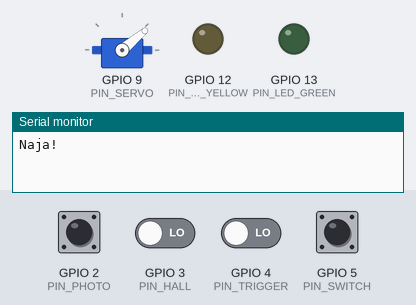
Simulated run of this sketch. Board: ESP32. Parts: servo, output pins drawn as LEDs (lit = HIGH), the last lines printed to the serial monitor. Inputs (shaded band) come from the test bench; at power-on: GPIO 2 (PIN_PHOTO), GPIO 3 (PIN_HALL), GPIO 4 (PIN_TRIGGER), GPIO 5 (PIN_SWITCH) LOW.

Above: at 1.2 s.
1.3 s: GPIO 2 (PIN_PHOTO) driven HIGH
2.8 s: GPIO 2 (PIN_PHOTO) pulsed LOW 5 times (0.12 s each, 0.3 s apart)
At 4.55 s:
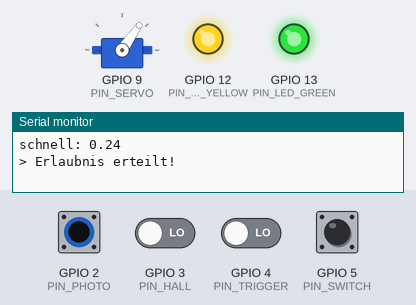
At 6.0 s:
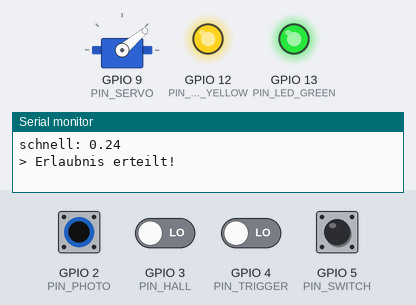
Timing chart, 0 to 7.5 s (numbered marks = the images above; inputs shaded):
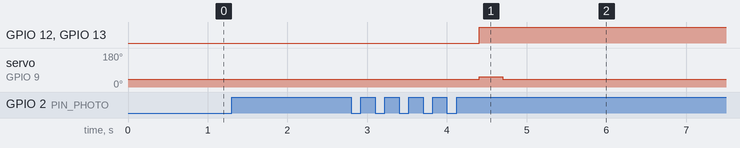

The sketch:

main.ino
```cpp
#include "servocontroller.h"
#include "pindef.h"
#include "discmonitor.h"
#include "routine.h"

DiscMonitor discmonitor;
ServoController servocontroller;
Routine routine;

void interruptPhoto()
{
  discmonitor.registerPhotoTransition(digitalRead(PIN_HALL) == 0);
}


void setup() {
  // Initialisiere das Raumschiff
  Serial.begin(2000000);
  servocontroller.init();
  routine.init();
  Serial.println("Naja!");

  attachInterrupt(digitalPinToInterrupt(PIN_PHOTO), interruptPhoto, CHANGE);
  pinMode(PIN_SWITCH, INPUT);
  pinMode(PIN_HALL, INPUT);
}

int triggerPosition;
unsigned long triggerDelay;
int triggerValid; //Bestimmt, ob triggerPosition und triggerDelay gültig sind
int lastCheckPosition; //Wird verwendet, damit die Berechnung nur einmal pro Segment ausgeführt wird

void loop() {
  routine.tick();

  // Haben Sie eine gültige Hyperraumgenehmigung?
  if (digitalRead(PIN_SWITCH) != 0) {
    return;
  }
  if (digitalRead(PIN_TRIGGER) != 0) {
    routine.modus = 0;
    routine.cnt = 0;
  }
  if (triggerValid) {
    //Serial.println("> Ausloesen?");
    while(discmonitor.currentPosition != triggerPosition) {}; //Warte auf richtiges Segment
    unsigned long triggerTime = discmonitor.lastImpulseMicros + triggerDelay; //Summe Startzeit des richtigen Segmentes + empfolene Verzögerung = endgültige Auslösezeit
    while(micros() < triggerTime) {}; //Warte auf richtige Zeit

	// Bittet das Mutterschiff um Erlaubnis die Expedition zu starten
	//Serial.print("Geschwindigkeit:  ");
	//Serial.println(discmonitor.getSpeed());

  if (routine.goLittleBall(discmonitor.getSpeed())){
		Serial.print("> Erlaubnis erteilt!");

		// Schickt eine kühne Stahlkugel auf eine Reise ins Unbekannte.
		servocontroller.drop();
		//Serial.println("> Ausgeloest!");
		delay(300);
		servocontroller.reset();
		//Serial.println("> Servo zurueckgefahren!");
  }
		triggerValid = false;
		lastCheckPosition = discmonitor.currentPosition;


  }
  else {
    if (discmonitor.currentPosition != lastCheckPosition) {
      //Serial.print("> Pruefe - Jetzt in Segment ");
      //Serial.println(discmonitor.currentPosition);

      triggerValid = discmonitor.getRecommendedTriggerPos(&triggerPosition, &triggerDelay); //Pointer: Die Funktion schreibt ihre Erbenisse in unsere Variablen
      int nextPos = discmonitor.currentPosition + 1;
      if (nextPos > 11) nextPos -= 12; //Normalisieren

      if (triggerValid && triggerPosition == nextPos) { //Heißt: Wir erwarten noch eine Flanke, bis der Timer läuft und dann ausgelöst wird
        triggerValid = true;
        Serial.print("> Ausloesen vorbereitet! (seg ");
        Serial.print(triggerPosition);
        Serial.print(", time");
        Serial.print(triggerDelay);
        Serial.print(", rel pos in seg ");
        Serial.print((float)triggerDelay / (float)discmonitor.segmentTimes[triggerPosition], 3);
        Serial.println(")");
      }
      else {
        //Serial.println("> Ergebnis verworfen - Prüfe später erneut!");
        triggerValid = false;
      }
      lastCheckPosition = discmonitor.currentPosition;

    }

  }

}
```

discmonitor.cpp
```cpp
#include "discmonitor.h"
#include <Arduino.h>
#include <math.h>


// Bei jeder Flanke des Photosensors aufrufen
void DiscMonitor::registerPhotoTransition(bool currentHallState) {
  // prüfe, ob Absolutposition stimmt, wenn Hallwert wechselt
  if (!lastHallState && currentHallState && currentPosition != 0) {
    currentPosition = 0;
    Serial.println("WARNUNG: Position passt nicht!"); //Sollte nur ein mal ganz am Anfang auftreten
  }
  unsigned long curtime = micros();
  unsigned long oldtime = segmentTimes[currentPosition];
  segmentTimes[currentPosition] = curtime - lastImpulseMicros;
  lastImpulseMicros = curtime;

  float rotspeed = 1000000.0 / (12*segmentTimes[currentPosition]);
  float ratio = 0.0;
  if (oldtime != 0)
    ratio = (float)segmentTimes[currentPosition] / (float)oldtime;

  /*Serial.print("Segment ");
  Serial.print(currentPosition);
  Serial.print(" gerade verlassen (Dauer ");
  Serial.print(segmentTimes[currentPosition]);
  Serial.print(", entspricht grob ");
  Serial.print(rotspeed, 3);
  Serial.print(" U/s, Vehaeltniss ");
  Serial.print(ratio, 3);
  Serial.println(")");*/


  lastHallState = currentHallState;
  currentPosition++;
  if (currentPosition == 12)
    currentPosition = 0;
}


// Schätzt die Zeit, die das Segment segment in rev_ahead Umdrehung andauern wird
// Rückgabewert null heißt: Keine Schätzung möglich
unsigned long DiscMonitor::getExpectedSegmentTime(int segment, int rev_ahead) {
  /*Serial.print("              Dumme Fallzeitschaetzung Position ");
  Serial.print(segment);
  Serial.print(" Runde ");
  Serial.print(rev_ahead);
  Serial.print(" ==> ");
  Serial.println(segmentTimes[segment]);*/
  // Hier sollte jetzt mit Hilfe eine Schätzung der Beschleunigung abgeschätzt werden, wie schnell die Scheibe dann noch ist
  return segmentTimes[segment];
}

unsigned long DiscMonitor::getDropDelay() {
  float speed = getSpeed();
    //Serial.print("DiscMonitor::getDropDelay() - speed: ");
    //Serial.println(speed);

  /*if (speed > 2) {
    //Serial.println("Droptime schnell!");
    return 412500; //Schnell 432500 -- --412500
    //     412500 - Gut - Stand 2.7. 13:00
    //      +2 letzte korrektur
    //      +5
  }

  if (speed > 1)
    return 422500; //Mittel
    //     422500 - aus der Parabel

  return 392500;
  //return 370000 + 50000*speed - 10000 * speed*speed;*/

  return 361810.777 + 71654.135 *speed - 20551.378 *speed*speed;
}


//Ermittelt die Nummer des Segmentes, nach dessen Anfang eine Verzögerung von triggerdelay gestartet werden sollte, nach deren Ablauf ausgelöst werden sollte.
//Der Rückgabewert sagt aus, ob das Ergebniss gültig ist
bool DiscMonitor::getRecommendedTriggerPos(int *segment, unsigned long *triggerdelay) {
  //Serial.print("    Triggerzeitberechnung:");

  int pos = HOLEPOS;
  int rot = 1;
  long tdelay = DROPTARGETPOS * getExpectedSegmentTime(pos, 1) / 100;

  Serial.print("tdelay: ");
  Serial.println(tdelay);
  long droptime = getDropDelay();


  Serial.print("droptime: ");
  Serial.println(droptime);

  #if 1 //Hier auf 1 ändern, um Durchschnittszeit zu verwenden

  unsigned long rottime = 0;
  for (int i=0; i<12; i++)
    rottime += segmentTimes[i];


  //rottime = Dauer der letzten Umdrehung
  Serial.print("1rottime: ");
  Serial.println(rottime);


  float avrgSegmentTime = (float)rottime / 12.0;
  Serial.print("2avrgSegmentTime: ");
  Serial.println(avrgSegmentTime);
  float rotSegments = (float)droptime / avrgSegmentTime - 0.5; //Anzahl der Segmente, die der Kugelfall dauert
  Serial.print("3rotSegments: ");
  Serial.println(rotSegments);
  int numSegments = ceil(rotSegments); //Aufrunden
  Serial.print("4numSegments: ");
  Serial.println(numSegments);
  pos -= numSegments;
  Serial.print("5pos: ");
  Serial.println(pos);
  while (pos < 0) pos += 12; //Normalisieren

  Serial.print("6pos: ");
  Serial.println(pos);
  rot = ceil(numSegments / 12);

  Serial.print("7rot: ");
  Serial.println(rot);
  tdelay = numSegments * avrgSegmentTime;

  Serial.print("8tdelay: ");
  Serial.println(tdelay);
  #else

  while (droptime > tdelay) {
   // Serial.print("        Segment ");
   // Serial.print(pos);
   // Serial.print(" Runde ");
   // Serial.print(rot);
   // Serial.print(" Ist-Verzögerung ");
   // Serial.print(tdelay);
   // Serial.print(" Soll-Verzögerung ");
   // Serial.println(droptime);
    pos -= 1;
    if (pos < 0)
      pos = 11;
    if (pos == HOLEPOS) //Wir sind einmal rum
      rot++;
    unsigned long segmentTime = getExpectedSegmentTime(pos, rot);
    if (segmentTime == 0) {
        //Serial.println("    Abbruch - Schaetzung ungueltig!");
        return false;
    }
    tdelay += segmentTime;
  }
  #endif

  *segment = pos;

  Serial.print("9*segment: ");
  Serial.println(*segment);
  *triggerdelay = tdelay - droptime;
  Serial.print("10*triggerdelay: ");
  Serial.println(*triggerdelay);

  /*Serial.print("    Ergebniss: Segment ");
  Serial.print(pos);
  Serial.print(" Runde ");
  Serial.print(rot);
  Serial.print(" Trigger-Verzögerung ");
  Serial.println(*triggerdelay);*/
  return true;
}

// gibt die aktuelle Geschwindigkeit zurueck, gemittelt über 12 Segmente; bei vermutetem Fehler (Abbremsen etc.) wird 0 zurückgegeben
float DiscMonitor::getSpeed(){
	float sum = 0;
	// Wenn die Abweichung der letzten beiden gleichfarbigen Segmente zu groß ist wird 0 zurückgegeben
 int lastKnownTimePos = currentPosition-1;
 if (lastKnownTimePos < 0) lastKnownTimePos += 12;
 int lastKnownTimePos2 = currentPosition-3;
 if (lastKnownTimePos2 < 0) lastKnownTimePos2 += 12;
 //Serial.println(abs(segmentTimes[lastKnownTimePos]-segmentTimes[lastKnownTimePos2])/segmentTimes[lastKnownTimePos]);
 if (abs((float)segmentTimes[lastKnownTimePos]-(float)segmentTimes[lastKnownTimePos2]) > 0.15*segmentTimes[lastKnownTimePos]){
		return 0.0;
	}

	// Summe der Zeit der letzten 12 Segmente
	for(int i = 0; i<12 ; i++){
		sum+=segmentTimes[i];
	}

	return 1000000.0 / sum;
}
```

discmonitor.h
```cpp
#pragma once

// Definition der Pins
#include "pindef.h"

#define NUM_SEGMENTS 12 // Anzahl der schwarzen und weißen Segmente

//#define DROPDELAY 450000  // Gesamtverzögerung Auslösen - Aufprall in Microsekunden; Optimum 0: 650000
#define DROPTARGETPOS 50  // Position des Abwurfzieles innerhalb des Segmentes in Prozent
#define HOLEPOS 0 // Nummer des Segmentes mit dem Loch

class DiscMonitor
{
  public:
    void registerPhotoTransition(bool currentHallState); // verwurschteln des Photosensors, bekommt Hallsensorzustand übergeben
    unsigned long getExpectedSegmentTime(int segment, int rev_ahead); // geschaetzte Dauer des Segments
    unsigned long getDropDelay(); // geschaetzte Dauer des Segments
    bool getRecommendedTriggerPos(int *segment, unsigned long *triggerdelay); // Triggerposition bestimmen (wann soll die Kugel fallen gelassen werden)
	float getSpeed(); // gemittelte aktuelle Geschwindigkeit

    volatile int currentPosition = 0; 	// Wirklich die derzeitige Position - also das Segment, das als nächstes verlassen wird
										//Index Null = das Segment mit der Markierung der Absolutposition
    volatile unsigned long lastImpulseMicros = 0;
    volatile unsigned long segmentTimes[NUM_SEGMENTS] = {0};
    volatile bool lastHallState = false;
};
```

ledcontroller.cpp
```cpp
#include "ledcontroller.h"
#include <Arduino.h>
#include "pindef.h"


void LEDController::init(){
  pinMode(PIN_LED_YELLOW, OUTPUT);
  pinMode(PIN_LED_GREEN, OUTPUT);
}

void LEDController::tick(){
  unsigned long curtime = micros();
  bool blink_state = (curtime & BLINKTIME) != 0;
  if (state_yellow == blinking) digitalWrite(PIN_LED_YELLOW, blink_state);
  if (state_green == blinking) digitalWrite(PIN_LED_GREEN, blink_state);

}

void LEDController::setstates(LEDState new_state_green, LEDState new_state_yellow){
  state_green = new_state_green;
  state_yellow = new_state_yellow;
  digitalWrite(PIN_LED_YELLOW, new_state_yellow == on);
  digitalWrite(PIN_LED_GREEN, new_state_green == on);
}
```

ledcontroller.h
```cpp
#pragma once
#include <Servo.h>

// Definition der Pins
#include "pindef.h"

#define BLINKTIME 262144 // =2**18 Mikrosekunden, nicht leichtfertig ändern - muss eine Zweierpotenz sein, um eine teure Division zu sparen!

enum LEDState { off, on, blinking };

class LEDController
{
  public:
	  void init();
    void tick(); // Muss regelmäßig aufgerifen werden (Prüft. ob blinkende LED umgeschaltet werden sollen)
    void setstates(LEDState state_green, LEDState state_yellow);

  protected:
    LEDState state_green = off;
    LEDState state_yellow = off;
    unsigned long lastToggleTime = 0;
};
```

pindef.h
```cpp
#pragma once

// Eingaenge
#define PIN_BUTTON1 10
#define PIN_BUTTON2 11

#define PIN_PHOTO 2
#define PIN_HALL 3

#define PIN_TRIGGER 4
#define PIN_SWITCH 5


// Ausgaenge
#define PIN_LED_YELLOW 12
#define PIN_LED_GREEN 13

#define PIN_SERVO 9
```

routine.cpp
```cpp
#include "routine.h"
#include <Arduino.h>
#include "ledcontroller.h"

void Routine::init(){
  ledcontroller.init();
}

void Routine::tick(){
  ledcontroller.tick();
}


bool Routine::goLittleBall(float speed){
	/*// Test, ob die Erkennung von Fehlzuständen klappt. Wenn ja, löschen
	if (speed != 0.0){
		return true;
	} else {
		Serial.println("Houston, wir haben ein Problem!");
		return false;
	}
	// hier Test-Ende*/
	// Modus schnell
	if (modus == 0){
    Serial.print("schnell: ");
    Serial.println(speed);
		if (speed > 0 && speed < 2.5){ // wenn Geschwindigkeit == schnell
      ledcontroller.setstates(on, on);

			if (cnt > 4){ // dieser Fall solllte nicht auftreten, etwas ist schiefgegangen
				Serial.print(cnt);
				Serial.println(" - Fehler in Modus Schnell");
				return false;
			}

			if (cnt == 4){ // letzte Kugel
				cnt = 0;
				modus = 1;
				return true;
			} else { // nicht letzte Kugel; alternierend fallen lassen und frei lassen
				if (cnt%2 == 0){
					cnt++;
					return true;
				} else {
					cnt++;
					return false;
				}
			}
		} else { // falsche Geschwindigkeit
      ledcontroller.setstates(blinking, blinking);
			return false;
		}

	// Modus mittel
	} else if (modus == 1){
    Serial.print("mittel: ");
        Serial.println(speed);
        ledcontroller.setstates(on, off);
		if (speed > 1.0 && speed < 1.75){ // Geschwindigkeit == mittel

			if (cnt == 8){ // letzte Kugel
				cnt = 0;
				modus = 2;
				return true;
			} else if (cnt < 8){ // nicht letzte Kugel
				if (cnt==0 || cnt==2 || cnt==3 || cnt==6 || cnt==7){ // Fallen lassen!
					cnt++;
					return true;
				} else { // nicht fallen lassen
					cnt++;
					return false;
				}

			} else {// dieser Fall solllte nicht auftreten, etwas ist schiefgegangen
				Serial.print(cnt);
				Serial.println(" - Fehler in Modus mittel");
				return false;
			}
		} else { // falsche Geschwindigkeit
      ledcontroller.setstates(blinking, off);
			return false;
		}

	// Modus langsam
	} else if (modus == 2){
    Serial.print("langsam: ");
        Serial.println(speed);
		if (speed > 0.25 && speed < 1.0){
        ledcontroller.setstates(off, on);

			if (cnt == 2){ // letzte Kugel
				cnt = 0;
				modus = 3;
				return true;
			} else {
				if (cnt < 2){
					cnt ++;
					return true;
				} else { // dieser Fall solllte nicht auftreten, etwas ist schiefgegangen
					Serial.print(cnt);
					Serial.println(" - Fehler in Modus langsam");
					return false;
				}
			}
		} else { // falsche Geschwindigkeit
      ledcontroller.setstates(off, blinking);
			return false;
		}

	// Modus fertig
	} else if (modus == 3){
    Serial.print("fertig");

		return false;

	} else{ // irgendwas ist schiefgegangen
		Serial.print("Ups, unbekannter Modus");
		return false;
	}

}
```

routine.h
```cpp
#pragma once

// Definition der Pins
#include "pindef.h"
#include "ledcontroller.h"


class Routine
{
  public:
  void init();
	bool goLittleBall(float speed); // Gibt zurück, ob die Kugel fallengelassen werden soll
  void tick();

	volatile int modus = 0; // aktueller Modus (0:schnell, 1:mitel, 2:langsam, 3:fertig)
	volatile int cnt = 0; //Zähler

  protected:
  LEDController ledcontroller;
};
```

servocontroller.cpp
```cpp
#include "servocontroller.h"
#include <Arduino.h>
#include <Servo.h>
#include "pindef.h"


void ServoController::init(){
  servo.attach(PIN_SERVO);
  reset();
}

void ServoController::drop(){
  servo.write(SERVO_DROPPOS);
}

void ServoController::reset(){
  servo.write(SERVO_RESETPOS);
}
```

servocontroller.h
```cpp
#pragma once
#include <Servo.h>

// Definition der Pins
#include "pindef.h"

#define SERVO_DROPPOS 55
#define SERVO_RESETPOS 40

class ServoController
{
  public:
	  void init();
    void drop(); // Löst eine Kugel aus
    void reset(); // Fährt den Server in die Ausgangsposition zurück

  protected:
    Servo servo;
};
```

Measured:
- after the input at 2.8 s, GPIO 12 (PIN_LED_YELLOW), GPIO 13 (PIN_LED_GREEN): LOW → HIGH after 1.6 s; servo on GPIO 9 (PIN_SERVO): 40° → 55° after 1.6 s, → 40° 0.30 s later
